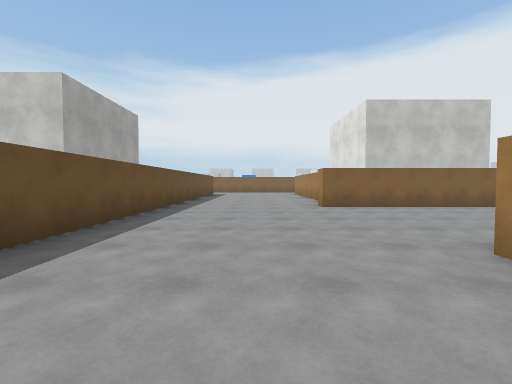
view 1 (above)

24 first-person views from a walk through a scene from a Unity 3-D project. The camera is 1.3 m above the floor, tilts 2° down and sees 90° across. The floor is counted in squares, 2 m on a side. Each view is taken from the middle of a square. On the plan, view 1 faces up. The plan holds only what a view shows up to about 9 squares ahead; the rest is blank. The place goes on beyond the plan. Surface patterns are stand-ins for the level's own textures.

view 2
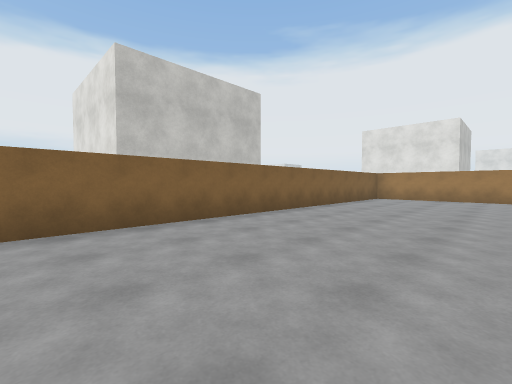

view 3
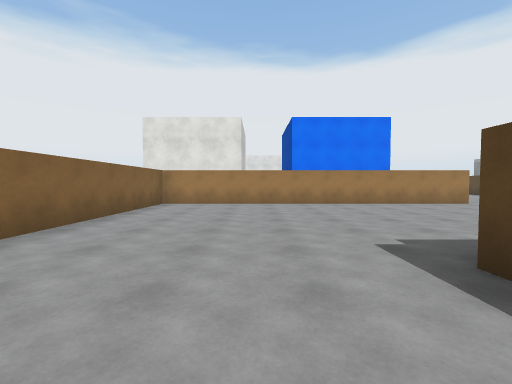

view 4
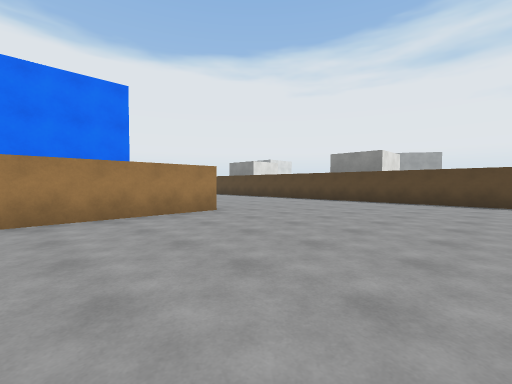

view 5
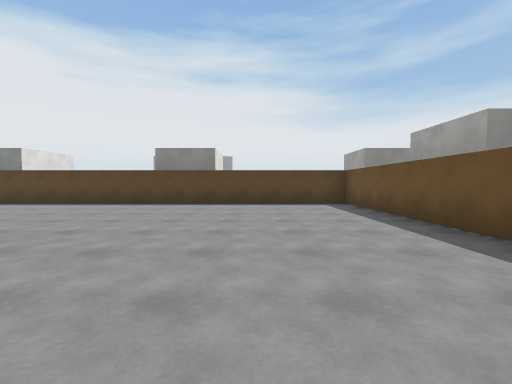

view 6
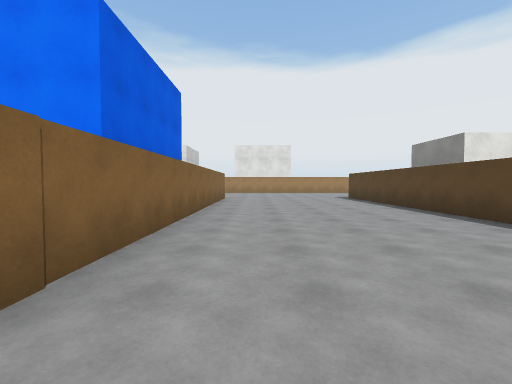

view 7
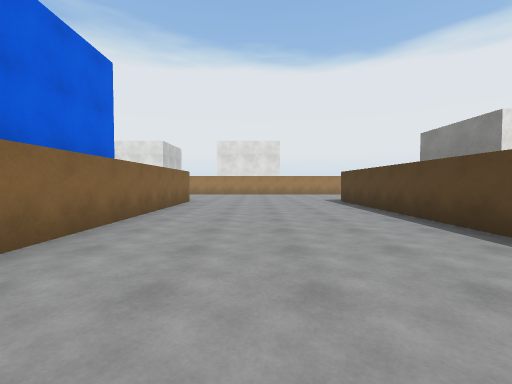

view 8
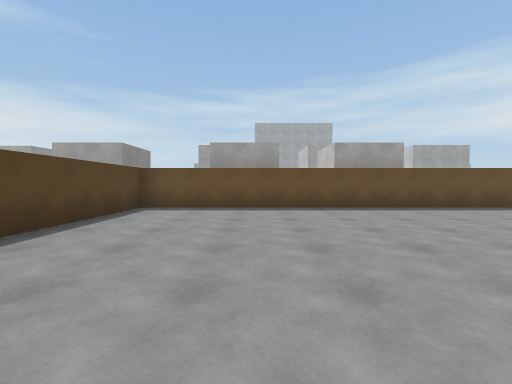

view 9
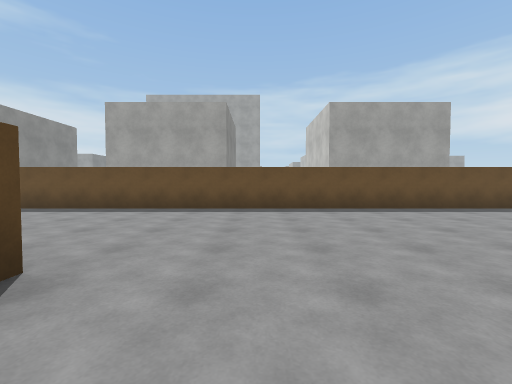

view 10
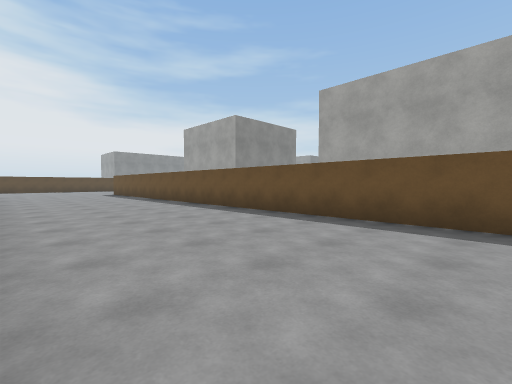

view 11
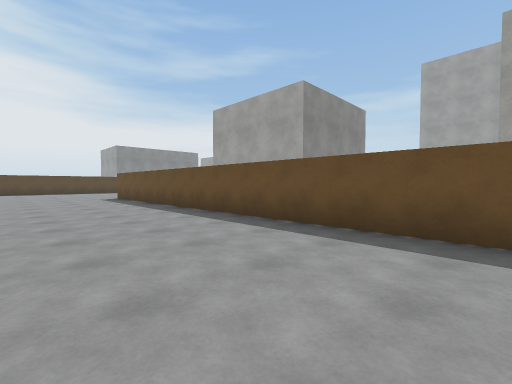

view 12
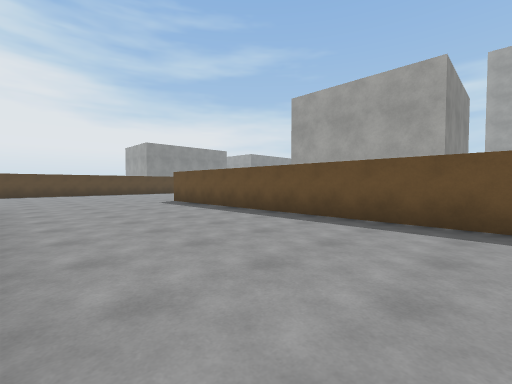

view 13
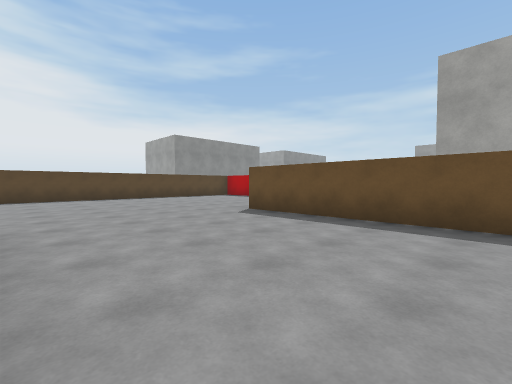

view 14
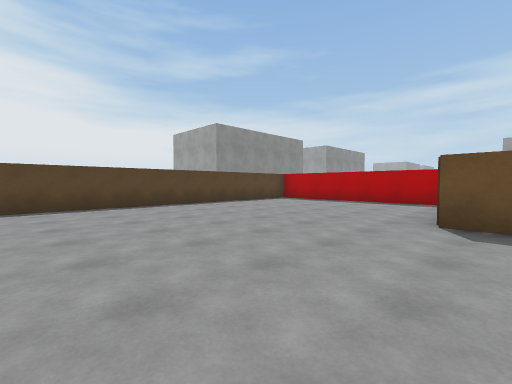

view 15
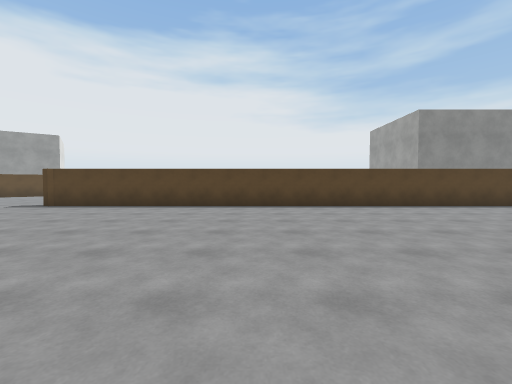

view 16
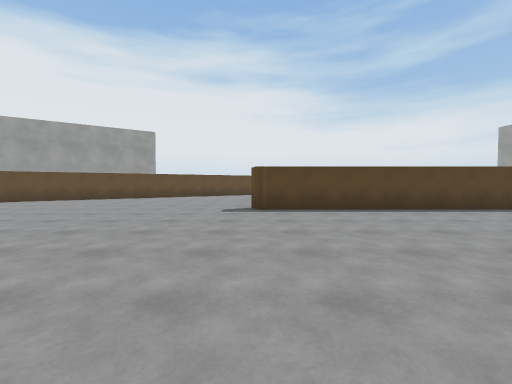

view 17
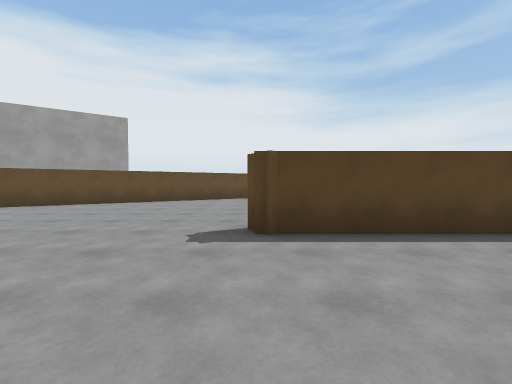

view 18
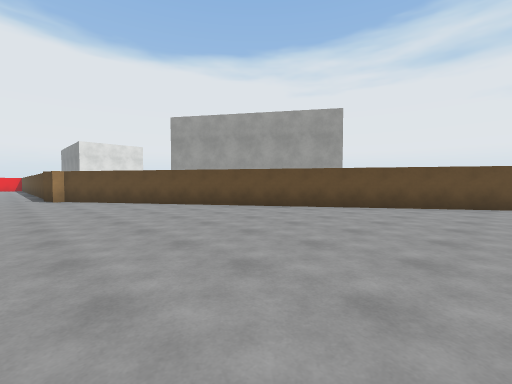

view 19
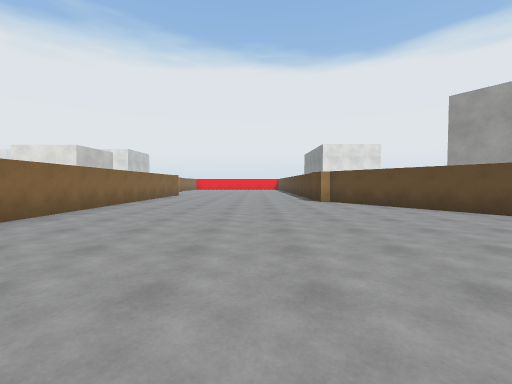

view 20
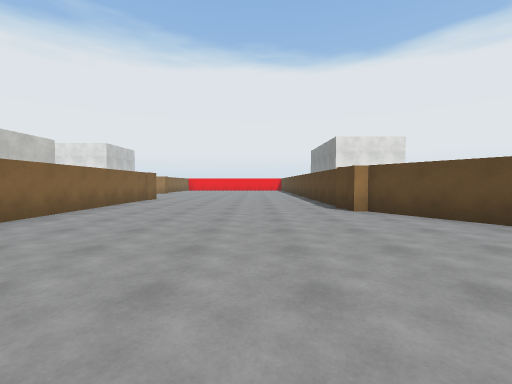

view 21
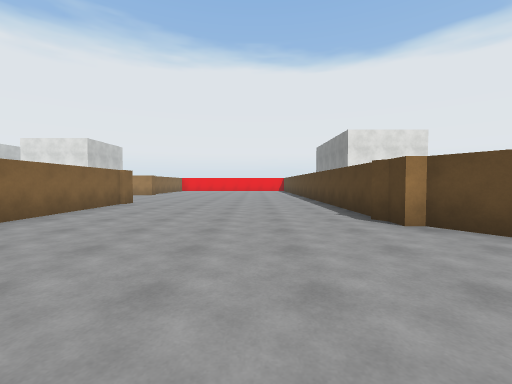

view 22
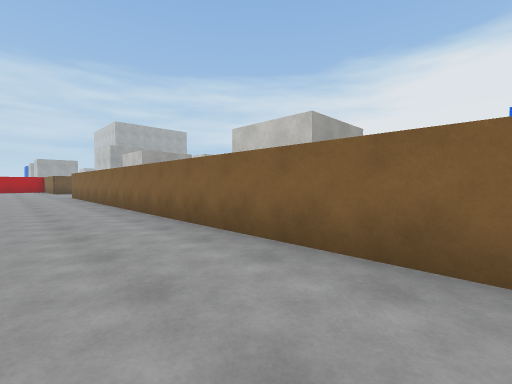

view 23
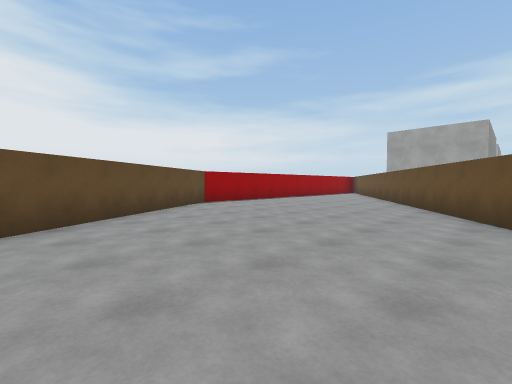

view 24
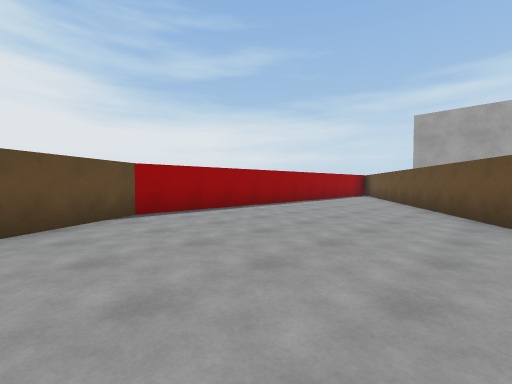

### Floor plan
Points are (right, up) in squares from view 1. A wall is a line through its corners. A room is listed if a view was taken in it or the views show most of it. See-through windows are left out.
Room 1 (views 1, 2, 3, 4, 5, 6, 7, 8, 9, 10, 11, 12, 13, 14, 15, 16, 17, 18, 19, 20, 21, 22, 23, 24)
walls: (6.8, -19.1) (7.1, -19.6); (5, -21) (-2.7, -25.9); (19.9, -19.2) (21.5, -19.2); (21.5, -12.8) (5.4, -12.8); (-6.2, -19.2) (7.1, -19.2); (7.2, 1.9) (7.2, -8) (21.5, -8); (-0.4, -28.4) (5.1, -28.4) (18.8, -19.6) (18.8, -19.2) (19.4, -19.2); (21.5, -2.7) (13, -2.7) (13, 6.9) (1.8, 6.9) (1.8, 7.5); (-2.5, 8.5) (-2.5, -12.8)

Where each view was taken, in squares from view 1:
view 1: 0 up, 0 right, facing up
view 2: 3 up, 2 right, facing up-right
view 3: 4 up, 5 right, facing right
view 4: 1 up, 8 right, facing down-right
view 5: 0 up, 10 right, facing down
view 6: 4 down, 12 right, facing right
view 7: 5 down, 14 right, facing right
view 8: 5 down, 14 right, facing left
view 9: 4 up, 4 right, facing left
view 10: 3 up, 2 right, facing down-left
view 11: 1 down, 1 right, facing down-left
view 12: 4 down, 2 right, facing down-left
view 13: 8 down, 2 right, facing down-left
view 14: 12 down, 2 right, facing down-left
view 15: 12 down, 1 right, facing down
view 16: 13 down, 7 right, facing down
view 17: 16 down, 7 right, facing down
view 18: 18 down, 8 right, facing down-right
view 19: 17 down, 10 right, facing right
view 20: 17 down, 13 right, facing right
view 21: 17 down, 15 right, facing right
view 22: 15 down, 16 right, facing up-left
view 23: 21 down, 10 right, facing down-left
view 24: 23 down, 7 right, facing down-left
